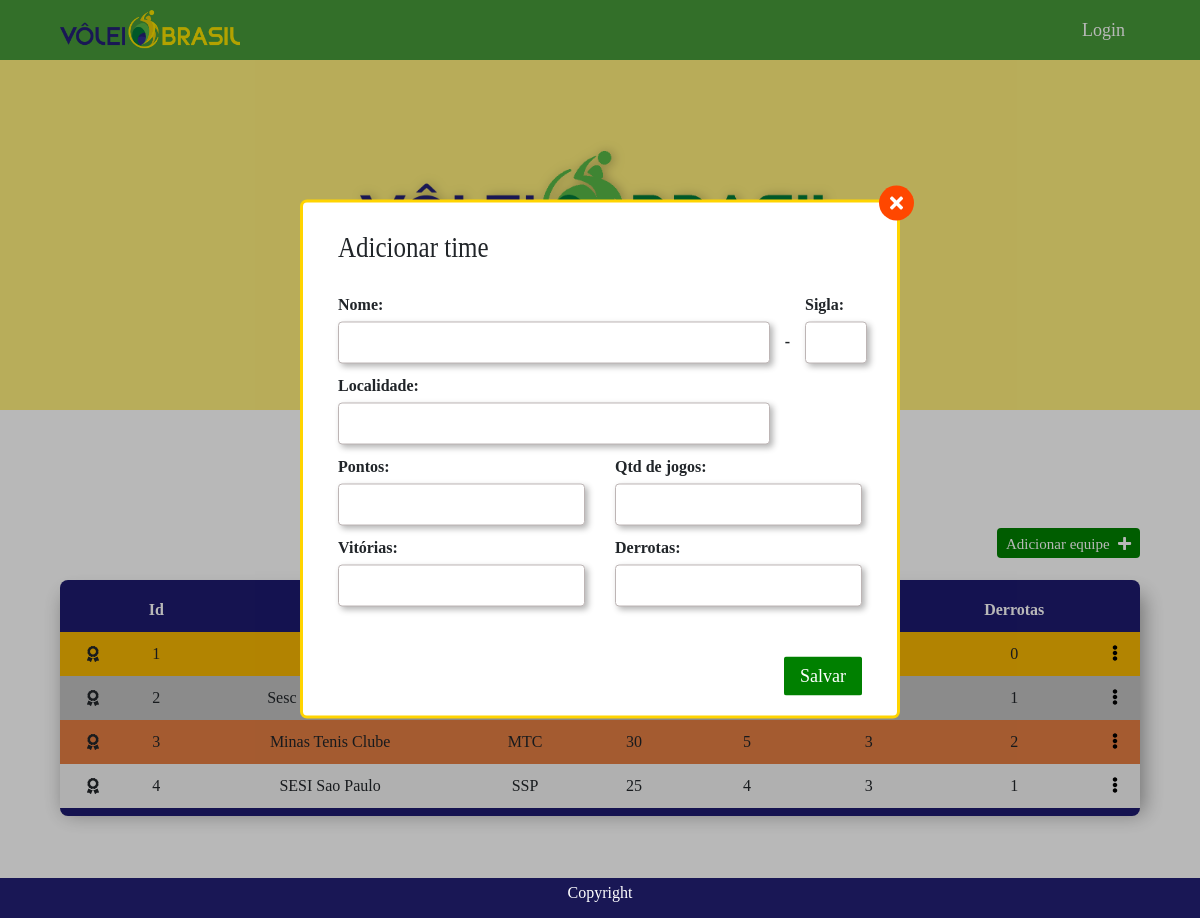
The page /admin/time/novo on the database its author committed.
### tables this page shows
CREATE TABLE Equipes (
    Id          INTEGER PRIMARY KEY 
    , Nome        VARCHAR(50) NOT NULL UNIQUE
    , Sigla       VARCHAR(10) NOT NULL UNIQUE
    , Localidade  VARCHAR(100) NOT NULL
    , Pontos INT
    , Jogos INT
    , Vitorias INT
    , Derrotas INT
  	
);

### controller.py (the view, shortened to what this page needs)
@app.route('/admin/time/novo', methods=['GET', 'POST'])
def adicionar_time():
    equipes = get_times()
    return render_template(
        'parts/add-time.html',
        title='Adicionar',
        equipes=equipes
    )

### app.py (called while the page is built)
@app.before_request
def before_request():
    g.db = get_db()
    g.query_db = query_db

@app.teardown_request
def teardown_request(exception):
    db = getattr(g, '_database', None)
    if db is not None:
        db.close()

### dao.py (called while the page is built)
def get_times():
    return g.query_db(
        'SELECT * FROM Equipes ORDER BY Pontos DESC'
    )

### db.py (called while the page is built)
def make_dicts(cursor, row):
    return dict((cursor.description[idx][0], value)
                for idx, value in enumerate(row))

def get_db():
    db = getattr(g, '_database', None)
    if db is None:
        db = g._database = sqlite3.connect(DATABASE)
        print(db)
    db.row_factory = make_dicts
    return db

def query_db(query, args=(), one=False):
    print(args)
    cur = get_db().execute(query, args)
    rv = cur.fetchall()
    cur.close()
    return (rv[0] if rv else None) if one else rv

### templates/parts/add-time.html (shortened to what this page needs)
{% extends 'home.html' %} {% block time %}
<div class="addTime">
    <h3 class="addTime-title">Adicionar time</h3>
    <form action="" method="POST">
        <div class="linha">
            <div class="input-container col-lg-10">
                <label for="Nome">Nome:</label>
                <input type="text" id="Nome" name="Nome" class="inputForm" title="Nome do time" required>
            </div>
            <p> <strong> - </strong></p>
            <div class="input-container col-lg-2">
                <label for="Sigla">Sigla:</label>
                <input type="text" id="Sigla" name="Sigla" class="inputForm" title="Sigla do time, entre 2 a 4 letras" maxlength="4" minlength="2" required>
            </div>
        </div>
        <div class="input-container col-lg-10">
            <label for="Localidade">Localidade:</label>
            <input type="text" id="Localidade" name="Localidade" class="inputForm" title="Localidade do time" required>
        </div>
        <div class="linha">
            <div class="input-container col-lg-6">
                <label for="Pontos">Pontos:</label>
                <input type="number" id="Pontos" name="Pontos" class="inputForm" title="Pontuação do time" required>
            </div>
            <div class="input-container col-lg-6">
                <label for="Jogos">Qtd de jogos:</label>
                <input type="number" id="Jogos" name="Jogos" class="inputForm" title="Quantidade de Jogos" required>
            </div>
        </div>
        <div class="linha">
            <div class="input-container col-lg-6">
                <label for="Vitorias">Vitórias:</label>
                <input type="number" id="Vitorias" name="Vitorias" class="inputForm" title="Vitórias" required>
            </div>
            <div class="input-container col-lg-6">
                <label for="Derrotas">Derrotas:</label>
                <input type="number" id="Derrotas" name="Derrotas" class="inputForm" title="Derrotas" required>
            </div>
        </div>
        <div class="linha">
            <div class="input-container col-lg-12">
                <button type="submit" class="btn btn-submit" title="Salvar dados do time">Salvar</button>
            </div>
        </div>
    </form>
</div>
{% endblock%}

### templates/home.html (shortened to what this page needs)
<!DOCTYPE html>
<html lang="pt-br">
<head>
    <link rel="stylesheet" href="https://cdnjs.cloudflare.com/ajax/libs/font-awesome/5.13.0/css/all.min.css">
    <link rel="stylesheet" href="{{url_for('static', filename='css/bootstrap.css')}}">
    <link rel="stylesheet" href="{{url_for('static', filename='css/site.css')}}">
    <body>
        <header class="header">
            <div class="wrapper">
                <div class="header__inner">
                    <div class="header__logo">
                        <a href="/" class="header__logo-link">
                            <img src="{{url_for('static', filename='img/logo.png')}}" alt="Logo Vôlei Brasil">
                        </a>
                    </div>
                    <nav class="header__navigation">
                        <a href="{{ url_for('entrar') }}">Login</a>
                    </nav>
                </div>
            </div>
        </header>
        <main class="main">
            <section class="home">
                <div class="home__banner">
                    <div class="wrapper">
                        <div class="home__banner-inner">
                            <a href="#rank" class="scrollDown">
                            </a>
                        </div>
                    </div>
                </div>
                <div class="rank" id="rank">
                    <div class="wrapper">
                        <div class="rank__inner">
                            <h2>Ranking</h2>
                            <div class="rank__inner-content">
                                <header class="rank__inner-header">
                                    <a href="{{ url_for( 'adicionar_time' )}}" class="btn btn-add openModal" title="Adicionar equipe">
                                    Adicionar equipe
                                    <i class="fas fa-plus"></i>
                                </a>
                                </header>
                                <table class="rank__inner-table table__list" cellspacing="0">
                                    <thead>
                                        <tr>
                                            <th></th>
                                            <th></th>
                                            <th>Id</th>
                                            <th>Nome</th>
                                            <th>Sigla</th>
                                            <th>Pontos</th>
                                            <th>Jogos</th>
                                            <th>Vitórias</th>
                                            <th>Derrotas</th>
                                            <th></th>
                                        </tr>
                                    </thead>
                                    <tbody>
                                        {% if equipes != null %} {% for equipe in equipes %}
                                        <td></td>
                                        <td class="icon-award"><i class="fas fa-award"></i></td>
                                        <td> {{ equipe['Id'] }}</td>
                                        <td> {{ equipe['Nome'] }}</td>
                                        <td> {{ equipe['Sigla'] }}</td>
                                        <td> {{ equipe['Pontos'] }}</td>
                                        <td> {{ equipe['Jogos'] }}</td>
                                        <td> {{ equipe['Vitorias'] }}</td>
                                        <td> {{ equipe['Derrotas'] }}</td>
                                        <td class="menuActions__container">
                                            <button class="toggle-menuActions" onclick="toggleMenuActions(0, this)">
                                                <i class="fas fa-ellipsis-v"></i>
                                            </button>
                                        </td>
                                        {%endfor%} {%endif%}
                                    </tbody>
                                </table>
                            </div>
                        </div>
                    </div>
                </div>
            </section>
            <div class="modal">
                <div class="modal__inner">
                    <a href="{{ url_for( 'index') }}" class="modal-close" onclick="fecharModal()"><i class="fas fa-times"></i></a>
                    <div class="modal__inner-content">
                        {% block time %} {% endblock %}
                    </div>
                </div>
            </div>
        </main>
        <footer class="footer">
            <div class="wrapper">
                <div class="footer__inner">
                    <p>Copyright</p>
                </div>
            </div>
        </footer>
    </body>
</html>

### rows shown on the page
Equipes: Id "1", Derrotas "0"
Equipes: Id "2", Nome "Sesc…", Derrotas "1"
Equipes: Id "3", Nome "Minas Tenis Clube", Sigla "MTC", Pontos "30", Jogos "5", Vitorias "3", Derrotas "2"
Equipes: Id "4", Nome "SESI Sao Paulo", Sigla "SSP", Pontos "25", Jogos "4", Vitorias "3", Derrotas "1"
